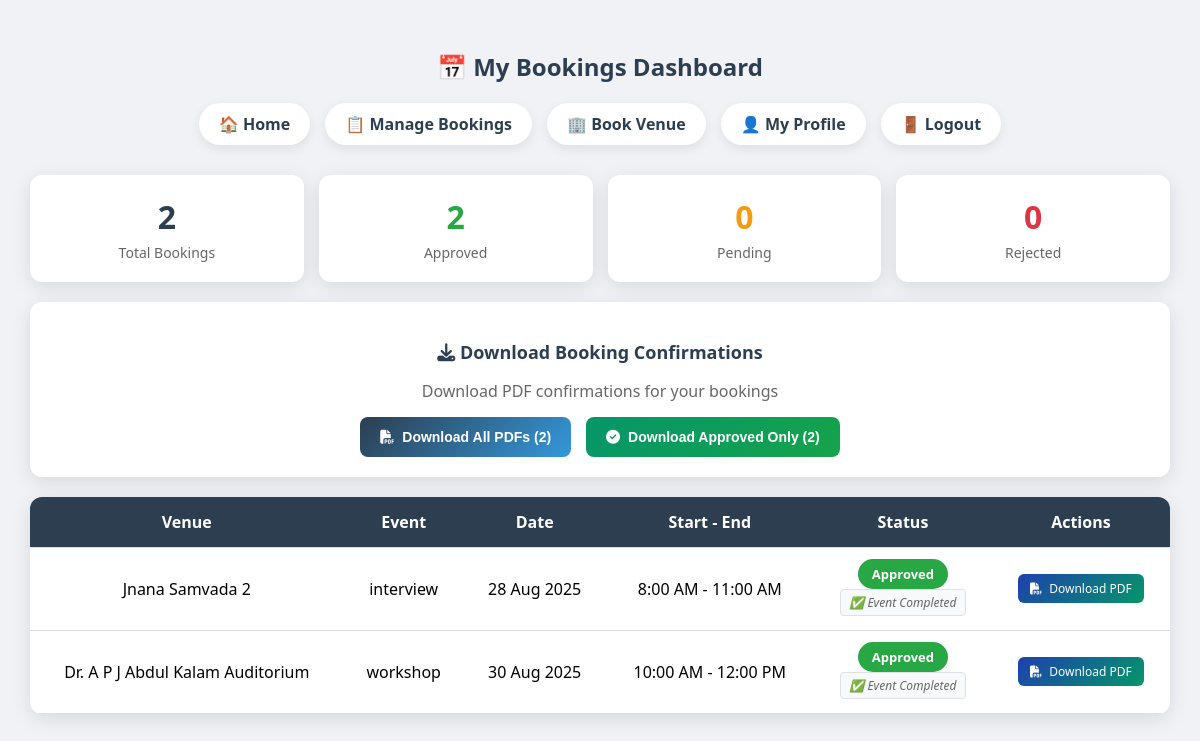
Screenshot of /public/user_dashboard.php (signed in) with the database file from the repository.
### tables this page shows
CREATE TABLE `bookings` (
  `id` int NOT NULL AUTO_INCREMENT,
  `user_id` int DEFAULT NULL,
  `venue_id` int DEFAULT NULL,
  `booking_date` date DEFAULT NULL,
  `status` enum('pending','confirmed','cancelled','approved','rejected') DEFAULT 'pending',
  `event_date` date DEFAULT NULL,
  `event_name` varchar(255) DEFAULT NULL,
  `full_name` varchar(255) DEFAULT NULL,
  `email` varchar(255) DEFAULT NULL,
  `phone` varchar(20) DEFAULT NULL,
  `start_time` time DEFAULT NULL,
  `end_time` time DEFAULT NULL,
  `event_details` text,
  `department` varchar(255) DEFAULT NULL,
  `admin_remarks` text,
  `created_at` timestamp NULL DEFAULT CURRENT_TIMESTAMP,
  PRIMARY KEY (`id`),
  KEY `user_id` (`user_id`),
  KEY `venue_id` (`venue_id`),
  CONSTRAINT `bookings_ibfk_1` FOREIGN KEY (`user_id`) REFERENCES `users` (`id`),
  CONSTRAINT `bookings_ibfk_2` FOREIGN KEY (`venue_id`) REFERENCES `venues` (`id`)
);

CREATE TABLE `venues` (
  `id` int NOT NULL AUTO_INCREMENT,
  `name` varchar(150) NOT NULL,
  `location` varchar(255) DEFAULT NULL,
  `capacity` int DEFAULT NULL,
  `price` decimal(10,2) DEFAULT NULL,
  `description` text,
  `is_available` tinyint(1) DEFAULT '1',
  `image` varchar(255) DEFAULT 'default_venue.jpg',
  PRIMARY KEY (`id`)
);

### public/user_dashboard.php (the view, shortened to what this page needs)
<?php
include '../api/config.php';
$user_id = $_SESSION['user_id'];
$stmt = $conn->prepare("SELECT b.*, v.name AS venue_name
                        FROM bookings b
                        JOIN venues v ON b.venue_id = v.id
                        WHERE b.user_id = ?
                        ORDER BY b.created_at DESC, b.id DESC");
$stmt->execute([$user_id]);
$bookings = $stmt->fetchAll(PDO::FETCH_ASSOC);
$currentDateTime = new DateTime();
$stats = [
    'total' => count($bookings),
    'approved' => 0,
    'pending' => 0,
    'rejected' => 0,
    'cancelled' => 0,
    'completed' => 0
];
foreach ($bookings as $booking) {
    if (isset($stats[$booking['status']])) {
        $stats[$booking['status']]++;
    }
    if ($booking['status'] === 'approved') {
        $eventEndDateTime = new DateTime($booking['event_date'] . ' ' . $booking['end_time']);
        if ($currentDateTime >= $eventEndDateTime) {
            $stats['completed']++;
        }
    }
}
?>
<!DOCTYPE html>
<html lang="en">
<head>
    <link href="https://cdnjs.cloudflare.com/ajax/libs/font-awesome/6.4.0/css/all.min.css" rel="stylesheet">
</head>
<body>
    <div class="container">
        <h2>📅 My Bookings Dashboard</h2>
        <div class="top-links">
            <a href="index.php">🏠 Home</a>
            <a href="my_bookings.php">📋 Manage Bookings</a>
            <a href="venues.php">🏢 Book Venue</a>
            <a href="profile.php">👤 My Profile</a>
            <a href="logout.php">🚪 Logout</a>
        </div>
        <?php if (count($bookings) > 0): ?>
            <div class="stats-section">
                <div class="stat-card">
                    <div class="stat-number"><?= $stats['total'] ?></div>
                    <div class="stat-label">Total Bookings</div>
                </div>
                <div class="stat-card approved">
                    <div class="stat-number"><?= $stats['approved'] ?></div>
                    <div class="stat-label">Approved</div>
                </div>
                <div class="stat-card pending">
                    <div class="stat-number"><?= $stats['pending'] ?></div>
                    <div class="stat-label">Pending</div>
                </div>
                <div class="stat-card rejected">
                    <div class="stat-number"><?= $stats['rejected'] ?></div>
                    <div class="stat-label">Rejected</div>
                </div>
            </div>
            <div class="bulk-download-section">
                <h3><i class="fas fa-download"></i> Download Booking Confirmations</h3>
                <p style="color: #666; margin-bottom: 15px;">Download PDF confirmations for your bookings</p>
                <div class="bulk-actions">
                    <button onclick="downloadAllPDFs()" class="bulk-btn">
                        <i class="fas fa-file-pdf"></i>
                        Download All PDFs (<?= $stats['total'] ?>)
                    </button>
                    <button onclick="downloadApprovedPDFs()" class="bulk-btn secondary">
                        <i class="fas fa-check-circle"></i>
                        Download Approved Only (<?= $stats['approved'] ?>)
                    </button>
                </div>
            </div>
        <?php endif; ?>
        <?php if (count($bookings) > 0): ?>
            <table>
                <thead>
                    <tr>
                        <th>Venue</th>
                        <th>Event</th>
                        <th>Date</th>
                        <th>Start - End</th>
                        <th>Status</th>
                        <th>Actions</th>
                    </tr>
                </thead>
                <tbody>
                    <?php foreach ($bookings as $booking): ?>
                        <tr>
                            <td><?= htmlspecialchars($booking['venue_name']) ?></td>
                            <td><?= htmlspecialchars($booking['event_name']) ?></td>
                            <td><?= date('d M Y', strtotime($booking['event_date'])) ?></td>
                            <td><?= date('g:i A', strtotime($booking['start_time'])) ?> -
                                <?= date('g:i A', strtotime($booking['end_time'])) ?>
                            </td>
                            <td>
                                <span class="status-badge <?= htmlspecialchars($booking['status']) ?>">
                                    <?= ucfirst($booking['status']) ?>
                                </span>
                                <?php
                                $currentDateTime = new DateTime();
                                $eventDateTime = new DateTime($booking['event_date'] . ' ' . $booking['start_time']);
                                $eventEndDateTime = new DateTime($booking['event_date'] . ' ' . $booking['end_time']);
                                if (
                                    ($booking['status'] === 'pending' || $booking['status'] === 'approved') &&
                                    $currentDateTime >= $eventDateTime
                                ): ?>
                                    <br>
                                    <?php if ($currentDateTime >= $eventEndDateTime): ?>
                                        <span class="event-status">
                                            ✅ Event Completed
                                        </span>
                                    <?php else: ?>
                                        <span class="event-status">
                                            🔴 Event In Progress
                                        </span>
                                    <?php endif; ?>
                                <?php endif; ?>
                            </td>
                            <td>
                                <div class="action-buttons">
                                    <a href="generate_booking_pdf.php?booking_id=<?= $booking['id'] ?>" class="pdf-btn"
                                        target="_blank" title="Download PDF Confirmation">
                                        <i class="fas fa-file-pdf"></i>
                                        Download PDF
                                    </a>
                                </div>
                            </td>
                        </tr>
                    <?php endforeach; ?>
                </tbody>
            </table>
        <?php else: ?>
            <p class="no-booking">You have no bookings yet. Start by booking a venue!</p>
        <?php endif; ?>
    </div>
</body>
</html>

### public/user_dashboard.php (style rules this page uses)
:root { --primary: #2c3e50; --accent: #3498db; --light-bg: #f0f2f5; --white: #ffffff; --success: #28a745; --error: #dc3545; }
body { font-family: 'Segoe UI', sans-serif; background: var(--light-bg); margin: 0; padding: 0; }
.container { max-width: 95%; margin: auto; padding: 30px 15px; animation: fadeIn 0.8s ease-in; }
h2 { text-align: center; color: var(--primary); margin-bottom: 20px; }
.top-links { display: flex; justify-content: center; gap: 15px; margin-bottom: 30px; flex-wrap: wrap; }
.top-links a { text-decoration: none; color: var(--primary); background: var(--white); padding: 10px 20px; border-radius: 25px; box-shadow: 0 4px 12px rgba(0, 0, 0, 0.08); transition: 0.3s ease; font-weight: bold; }
table { width: 100%; border-collapse: collapse; background: white; border-radius: 12px; overflow: hidden; box-shadow: 0 5px 20px rgba(0, 0, 0, 0.1); animation: slideUp 0.6s ease; }
th, td { padding: 14px 16px; text-align: center; border-bottom: 1px solid #ddd; }
th { background-color: var(--primary); color: white; }
.status-badge { padding: 6px 14px; border-radius: 20px; font-size: 13px; font-weight: bold; color: white; animation: pulse 1.5s infinite; }
.pending { background-color: #f39c12; }
.approved { background-color: var(--success); }
.rejected { background-color: var(--error); }
.event-status { color: #666; font-size: 12px; font-style: italic; background: #f8f9fa; padding: 4px 8px; border-radius: 4px; border: 1px solid #dee2e6; display: inline-block; margin-top: 5px; }
.action-buttons { display: flex; flex-direction: column; gap: 6px; align-items: center; }
.pdf-btn { display: inline-block; color: white; background: linear-gradient(135deg, #1e40af, #059669); padding: 6px 12px; border-radius: 6px; font-size: 12px; text-decoration: none; transition: all 0.3s ease; border: none; cursor: pointer; font-weight: 500; }
.pdf-btn i { margin-right: 4px; }
.bulk-download-section { background: white; border-radius: 12px; padding: 20px; margin-bottom: 20px; box-shadow: 0 5px 20px rgba(0, 0, 0, 0.1); text-align: center; }
.bulk-download-section h3 { color: var(--primary); margin-bottom: 15px; font-size: 18px; }
.bulk-actions { display: flex; justify-content: center; gap: 15px; flex-wrap: wrap; }
.bulk-btn { display: inline-flex; align-items: center; gap: 8px; color: white; background: linear-gradient(135deg, var(--primary), var(--accent)); padding: 12px 20px; border-radius: 8px; font-size: 14px; text-decoration: none; transition: all 0.3s ease; border: none; cursor: pointer; font-weight: 600; }
.bulk-btn.secondary { background: linear-gradient(135deg, #059669, #16a34a); }
.stats-section { display: grid; grid-template-columns: repeat(auto-fit, minmax(200px, 1fr)); gap: 15px; margin-bottom: 20px; }
.stat-card { background: white; border-radius: 12px; padding: 20px; text-align: center; box-shadow: 0 5px 20px rgba(0, 0, 0, 0.1); transition: transform 0.3s ease; }
.stat-number { font-size: 2em; font-weight: bold; color: var(--primary); margin-bottom: 5px; }
.stat-label { color: #666; font-size: 14px; }
.approved .stat-number { color: var(--success); }
.pending .stat-number { color: #f39c12; }
.rejected .stat-number { color: var(--error); }

### rows the page displays
bookings: venue.name "Jnana Samvada 2", event_name "interview", event_date "28 Aug 2025", start_time "8:00 AM", end_time "11:00 AM", status "Approved", shows "✅ Event Completed"
bookings: venue.name "Dr. A P J Abdul Kalam Auditorium", event_name "workshop", event_date "30 Aug 2025", start_time "10:00 AM", end_time "12:00 PM", status "Approved", shows "✅ Event Completed"

### other values shown
$stats['total'] "2"
$stats['approved'] "2"
$stats['pending'] "0"
$stats['rejected'] "0"
